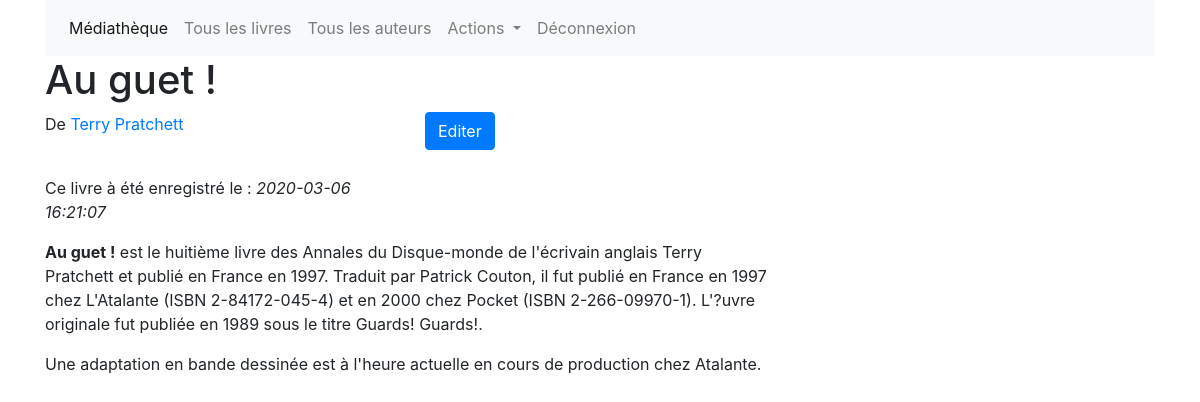
The page /back/index.php?action=livre&idLivre=18 (signed in) on the database its author committed.
### tables this page shows
CREATE TABLE IF NOT EXISTS `livre` (
  `id` int(11) NOT NULL AUTO_INCREMENT,
  `utilisateur_id` int(11) DEFAULT NULL,
  `titre` varchar(255) DEFAULT NULL,
  `date` datetime DEFAULT NULL,
  `resume` text,
  PRIMARY KEY (`id`)
);

CREATE TABLE IF NOT EXISTS `utilisateur` (
  `id` int(11) NOT NULL AUTO_INCREMENT,
  `nom` varchar(255) DEFAULT NULL,
  `prenom` varchar(255) DEFAULT NULL,
  `pseudo` varchar(255) DEFAULT NULL,
  `email` varchar(255) DEFAULT NULL,
  `motdepasse` varchar(255) DEFAULT NULL,
  PRIMARY KEY (`id`)
);

CREATE TABLE IF NOT EXISTS `auteur` (
  `id` int(11) NOT NULL AUTO_INCREMENT,
  `nom` varchar(255) DEFAULT NULL,
  `prenom` varchar(255) DEFAULT NULL,
  `bio` text,
  PRIMARY KEY (`id`)
);

### functions/functions.php (the view, shortened to what this page needs)
<?php
function decodeBook($templateLine, $livre, $env = "front"){
    $pathFile = ($env != "front") ? "../" : "";
    $templateLine = str_replace("%titre%", utf8_encode(stripslashes($livre["titre"])), $templateLine);
    $templateLine = str_replace("%dateCreated%", utf8_encode(stripslashes($livre["dateCreated"])), $templateLine);
    $templateLine = str_replace("%resume%", utf8_encode(stripslashes($livre["resume"])), $templateLine);
    $templateLine = str_replace("%nom%", utf8_encode(stripslashes($livre["nom"])), $templateLine);
    $templateLine = str_replace("%prenom%", utf8_encode(stripslashes($livre["prenom"])), $templateLine);
    $templateLine = str_replace("%idauteur%", utf8_encode(stripslashes($livre["idauteur"])), $templateLine);
    $templateLine = str_replace("%auteur%", utf8_encode(stripslashes($livre["auteur"])), $templateLine);
    $templateLine = str_replace("%editbutton%", utf8_encode(stripslashes($livre["editbutton"])), $templateLine);
    $templateLine = str_replace("%env%", utf8_encode(stripslashes($pathFile)), $templateLine);
    $templateLine = str_replace("%idLivre%", utf8_encode(stripslashes($livre["id"])), $templateLine);
    $templateLine = str_replace("%idUtilisateur%", utf8_encode(stripslashes($livre["idUtilisateur"])), $templateLine);
    return $templateLine;
}
function getBook($id, $env = "front"){
    $link = openConn();
    $sql = "SELECT
	            `l`.`id`, `l`.`titre`, `u`.`id` as `idUtilisateur`, `u`.`pseudo`,
	            `l`.`resume`, `l`.`date`, `a`.`nom`, `a`.`prenom`, `a`.`id` as `idauteur`
            FROM
	            `livre` `l` LEFT JOIN
	            `utilisateur` `u` ON `l`.`utilisateur_id` = `u`.`id` LEFT JOIN
	             `auteur_livre` `a_l` ON `l`.`id` = `a_l`.`idlivre` LEFT JOIN
	             `auteur` `a` ON `a_l`.`idauteur` = `a`.`id`
	        WHERE `l`.`id` = ".$id." ;";
    $auteur = "";
    $editButton = "";
    $result = mysqli_query($link, $sql);
    $nbRows = mysqli_num_rows($result);
    if($nbRows > 0){
        $i = 0;
        while($i < $nbRows) {
            $row = mysqli_fetch_assoc($result);
            $auteur = $auteur . "<a href=\"index.php?action=showAuteur&idAuteur=".$row["idauteur"]."\">".$row["prenom"]." ".$row["nom"]."</a><br />";
            $i++;
        }
        if($env != "front"){
            $editButton = "".
                "<a href=\"index.php?action=edit&idLivre=".$row["id"]."\">".
                "<button type=\"button\" name=\"editLivre\" id=\"editLivre\" class=\"btn btn-primary\">".
                "Editer".
                "</button>".
                "</a>";
        }
        return ["id"=>$row["id"], "titre"=>$row["titre"],
            "idUtilisateur"=>$row["idUtilisateur"], "pseudo"=>$row["pseudo"],
            "resume"=>$row["resume"], "dateCreated"=>$row["date"],
            "nom"=>$row["nom"], "prenom"=>$row["prenom"], "idauteur"=>$row["idauteur"], "auteur"=>$auteur, "editbutton"=>$editButton];
    }else{
        return ["id"=>"", "titre"=>"",
            "idUtilisateur"=>$_SESSION["idUtilisateur"], "pseudo"=>$_SESSION["utilisateur"],
            "resume"=>"", "dateCreated"=>"",
            "nom"=>"", "prenom"=>"", "idauteur"=>"", "auteur"=>"", "editbutton"=>$editButton];
    }
}
function showBook($livre, $env = "front", $model = "livre"){
    $pathFile = ($env != "front") ? "../" : "";
    $pathFile = $pathFile.(($model != "livre") ? "template/form" : "template/livre");
    if(!$template = fopen($pathFile.".html", "r")){
        echo "Echec de l'ouverture du fichier";
        exit;
    }else{
        while(!feof($template)){
            echo decodeBook(fgets($template), $livre, $env);
        }
    }
}

### rows shown on the page
livre: decodeBook(fgets($template), $livre, $env) "Au guet !", decodeBook(fgets($template), $livre, $env) "De", auteur.prenom "Terry", auteur.nom "Pratchett", decodeBook(fgets($template), $livre, $env) "Ce livre à été enregistré le : 2020-03-06 16:21:07", decodeBook(fgets($template), $livre, $env) "Au guet ! est le huitième livre des Annales du Disque-monde de l'écrivain anglais Terry Pratchett et publié en France en 1997. Traduit par Patrick Couton, il fut publié en France en 1997 chez L'Atalante (ISBN 2-84172-045-4) et en 2000 chez Pocket (ISBN 2-266-09970-1). L'?uvre originale fut publiée en 1989 sous le titre Guards! Guards!. Une adaptation en bande dessinée est à l'heure actuelle en cours de production chez Atalante."
